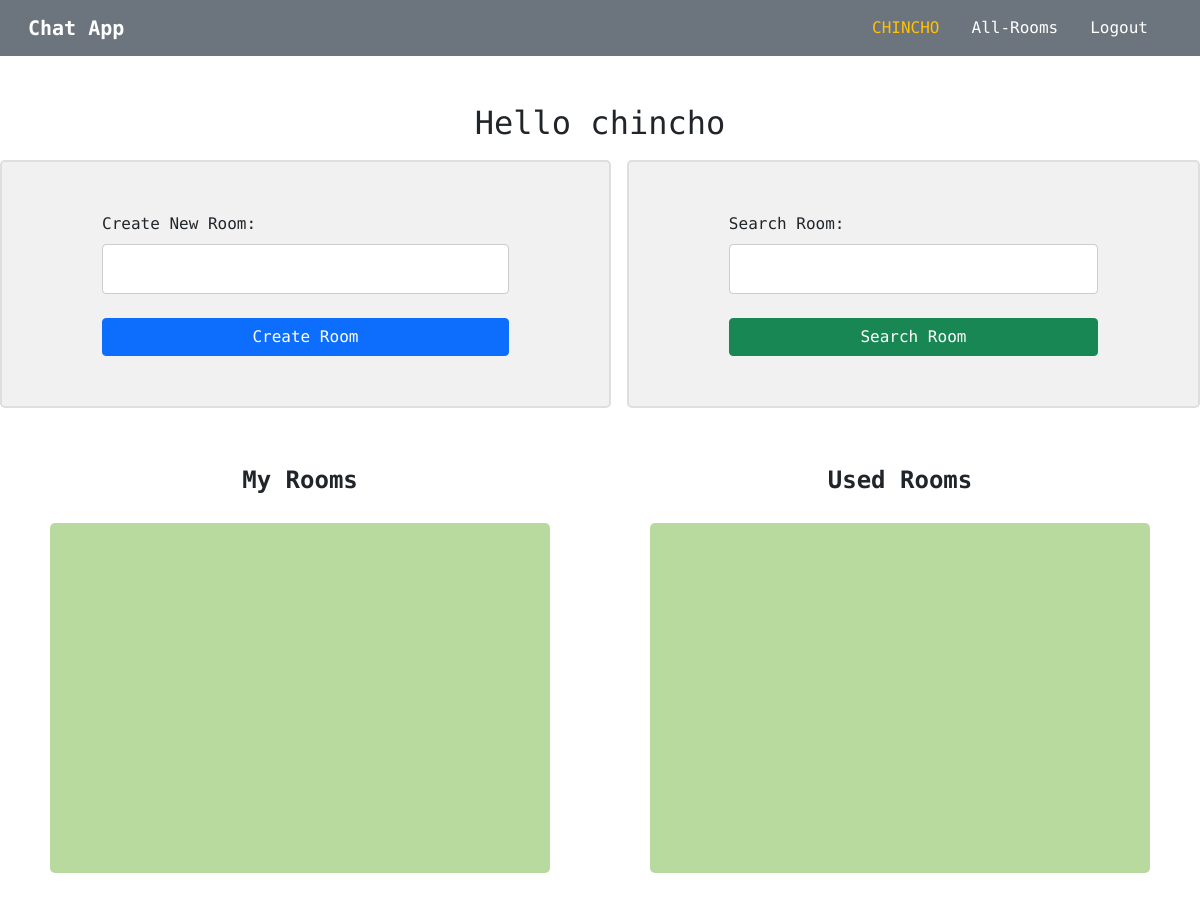
The app's page /personal (signed in), older data.
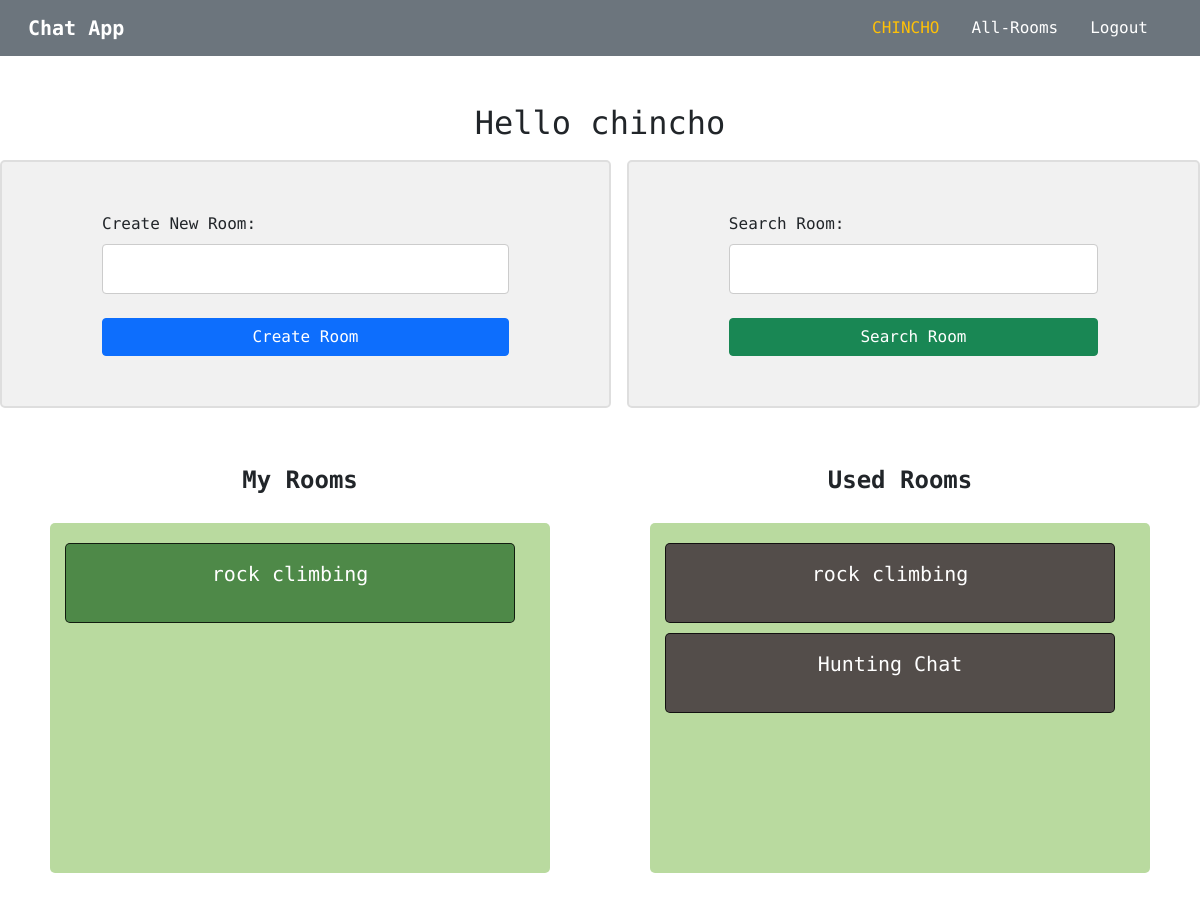
The same page, newer data.
### chat_app/models.py (models this page shows, shortened)
class Room(models.Model):
    name = models.CharField(max_length=1000)
    slug = models.SlugField(max_length=1500, null=True)
    user = models.ForeignKey(User, on_delete=models.CASCADE, null=True)

### chat_app/views.py (the view)
# urls.py: path("personal", views.personal_page, name="personal-page"),
@login_required
def personal_page(request):
    form1 = HomeForm()
    form2 = SearchForm()
    present_user = request.user
    all_rooms = Room.objects.all()
    my_rooms = all_rooms.filter(user=present_user).all()
    all_room_users = RoomUsers.objects.values_list("username_room", flat=True)
    used_rooms = []
    for item in list(all_room_users):
        if item.split("^")[0] == present_user.username:
            concrete_room = all_rooms.filter(name=item.split("^")[-1]).first()
            used_rooms.append(concrete_room)
    return render(request, "chat/home.html", {
        "form1": form1,
        "form2": form2,
        "user": present_user,
        "my_rooms": my_rooms,
        "used_rooms": used_rooms
    })

### chat_app/forms.py
class HomeForm(forms.Form):
    room_name = forms.CharField(label="Create New Room", max_length=1000,
                                widget=forms.TextInput(attrs={"class": "form-control"}))

class SearchForm(forms.Form):
    room_name = forms.CharField(label="Search Room", max_length=1000,
                                widget=forms.TextInput(attrs={"class": "form-control"}))

### chat_app/templatetags/poll_extras.py (called while the page is built)
@register.filter(name="check")
def check(value):
    if value is not None:
        return True
    return False

### chat_app/templates/chat/home.html (shortened to what this page needs)
{% extends "base.html" %}
{% load static %}
{% load poll_extras %}
{% block css_styles %}
  <link rel="stylesheet" href="{% static 'chat/home.css' %}">
{% endblock %}
{% block content %}
<div align="center" class="mt-5">
  <h2>Hello {{ user.username }}</h2>
</div>
<div class="d-flex justify-content-center align-items-center">
  <div class="my-container me-2">
    <form id="post-form" method="POST" action="{% url 'check-view' %}">
        {{ form1.as_p }}
        <button type="submit" class="btn btn-primary rounded-1 w-100">Create Room</button>
    </form>
  </div>
  <div class="my-container ms-2">
    <form id="post-form" method="POST" action="{% url 'search-view' %}">
        {{ form2.as_p }}
        <button type="submit" class="btn btn-success rounded-1 w-100">Search Room</button>
    </form>
  </div>
</div>
<div class="d-flex justify-content-around align-items-center">
  <div class="d-flex flex-column justify-content-start align-items-center">
    <h4 class="text-center fw-bold mt-5">My Rooms</h4>
    <div class="grid-container">
      {% for room in my_rooms %}
        <a href="{% url 'room-users' room=room.name username=user.username %}" class="grid-item-1">{{ room.name }}</a>
      {% endfor %}
    </div>
  </div>
  <div class="d-flex flex-column justify-content-start align-items-center">
    <h4 class="text-center fw-bold mt-5">Used Rooms</h4>
    <div class="grid-container">
      {% for room in used_rooms %}
        {% if room|check %}
          <a href="{% url 'room-page' room=room.name username=user.username %}" class="grid-item-2">{{ room.name }}</a>
        {% endif %}
      {% endfor %}
    </div>
  </div>
</div>
{% endblock %}

Row changes from the older to the newer data that the page shows:
added Room: name "rock climbing"
added Room: name "Hunting Chat", shown under "Used Rooms"
